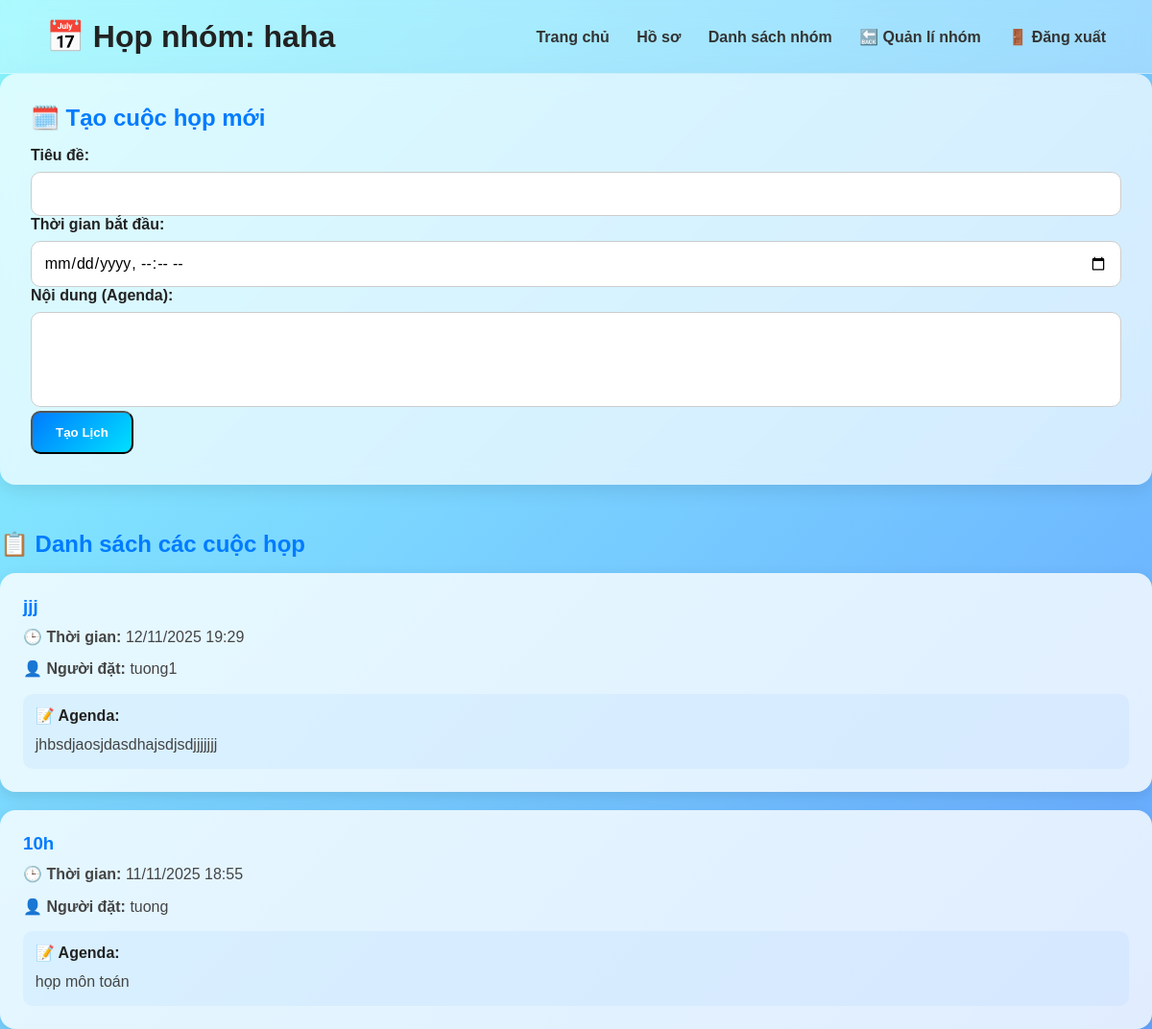
The app's page /index.php?page=group_meetings&group_id=4 (signed in) with its own data.
### tables this page shows
CREATE TABLE `groups` (
  `group_id` int(11) NOT NULL,
  `group_name` varchar(255) NOT NULL,
  `group_description` text DEFAULT NULL,
  `created_by_user_id` int(11) NOT NULL,
  `created_at` timestamp NOT NULL DEFAULT current_timestamp()
);

CREATE TABLE `meetings` (
  `meeting_id` int(11) NOT NULL,
  `group_id` int(11) NOT NULL,
  `meeting_title` varchar(255) NOT NULL,
  `start_time` datetime NOT NULL,
  `end_time` datetime DEFAULT NULL,
  `agenda` text DEFAULT NULL COMMENT 'Nội dung chuẩn bị họp',
  `minutes` text DEFAULT NULL COMMENT 'Biên bản họp',
  `action_items` text DEFAULT NULL COMMENT 'Các việc cần làm sau họp',
  `ai_summary` text DEFAULT NULL COMMENT 'AI tóm tắt (mô phỏng)',
  `created_by_user_id` int(11) NOT NULL,
  `created_at` timestamp NOT NULL DEFAULT current_timestamp()
);

CREATE TABLE `users` (
  `user_id` int(11) NOT NULL,
  `username` varchar(100) NOT NULL,
  `email` varchar(255) NOT NULL,
  `password_hash` varchar(255) NOT NULL,
  `profile_major` varchar(255) DEFAULT NULL,
  `profile_skills` text DEFAULT NULL,
  `profile_interests` text DEFAULT NULL,
  `profile_strengths` text DEFAULT NULL,
  `profile_weaknesses` text DEFAULT NULL,
  `profile_role_preference` varchar(255) DEFAULT NULL COMMENT 'Vai trò mong muốn',
  `created_at` timestamp NOT NULL DEFAULT current_timestamp()
);

### app/controllers/MeetingController.php (called while the page is built, shortened)
<?php
require_once 'app/models/Meeting.php';
require_once 'app/models/Group.php';
class MeetingController {
    private $meetingModel;
    private $groupModel;
    public function __construct($db) {
        $this->db = $db;
        $this->meetingModel = new Meeting($this->db);
        $this->groupModel = new Group($this->db);
    }
    public function index() {
        $group_id = (int)$_GET['group_id'];
        $group = $this->groupModel->getGroupById($group_id);
        $meetings = $this->meetingModel->getMeetingsByGroupId($group_id);
        require 'app/views/group_meetings.php';
    }
}
?>

### app/models/Group.php (called while the page is built, shortened)
<?php
class Group {
    private $db;
    public function __construct($db) {
        $this->db = $db;
    }
    public function getGroupById($group_id) {
        $sql = "SELECT * FROM groups WHERE group_id = ?";
        $stmt = $this->db->prepare($sql);
        $stmt->execute([$group_id]);
        return $stmt->fetch(PDO::FETCH_ASSOC);
    }
}
?>

### app/models/Meeting.php (called while the page is built, shortened)
<?php
class Meeting {
    private $db;
    public function __construct($db) {
        $this->db = $db;
    }
    public function getMeetingsByGroupId($group_id) {
        $sql = "SELECT m.*, u.username AS creator_name
                FROM meetings m
                JOIN users u ON m.created_by_user_id = u.user_id
                WHERE m.group_id = ?
                ORDER BY m.start_time DESC";
        $stmt = $this->db->prepare($sql);
        $stmt->execute([$group_id]);
        return $stmt->fetchAll(PDO::FETCH_ASSOC);
    }
}
?>

### app/views/group_meetings.php (the view, shortened to what this page needs)
<!DOCTYPE html>
<html lang="vi">
<head>
  <link rel="stylesheet" href="public/css/group_meetings.css">
</head>
<body>
  <header class="dashboard-header">
    <h1>📅 Họp nhóm: <span><?php echo htmlspecialchars($group['group_name']); ?></span></h1>
    <nav>
      <a href="index.php?page=dashboard">Trang chủ</a>
      <a href="index.php?page=profile">Hồ sơ</a>
      <a href="index.php?page=groups">Danh sách nhóm</a>
      <a href="index.php?page=group_details&id=<?php echo $group['group_id']; ?>">🔙 Quản lí nhóm</a>
      <a href="index.php?action=logout" class="logout-btn">🚪 Đăng xuất</a>
    </nav>
  </header>
  <main class="container">
    <section class="form-section">
      <h2>🗓️ Tạo cuộc họp mới</h2>
      <form action="index.php?action=create_meeting" method="POST">
        <div class="form-group">
          <label for="meeting_title">Tiêu đề:</label>
          <input type="text" id="meeting_title" name="meeting_title" required>
        </div>
        <div class="form-group">
          <label for="start_time">Thời gian bắt đầu:</label>
          <input type="datetime-local" id="start_time" name="start_time" required>
        </div>
        <div class="form-group">
          <label for="agenda">Nội dung (Agenda):</label>
          <textarea id="agenda" name="agenda" rows="4"></textarea>
        </div>
        <button type="submit" class="btn-primary">Tạo Lịch</button>
      </form>
    </section>
    <section class="list-section">
      <h2>📋 Danh sách các cuộc họp</h2>
      <?php if (empty($meetings)): ?>
        <p class="empty">Chưa có cuộc họp nào được đặt.</p>
      <?php else: ?>
        <div class="meeting-list">
          <?php foreach ($meetings as $meeting): ?>
            <div class="meeting-card">
              <h3>
                <a href="index.php?page=meeting_details&id=<?php echo $meeting['meeting_id']; ?>">
                  <?php echo htmlspecialchars($meeting['meeting_title']); ?>
                </a>
              </h3>
              <p><strong>🕒 Thời gian:</strong> <?php echo date('d/m/Y H:i', strtotime($meeting['start_time'])); ?></p>
              <p><strong>👤 Người đặt:</strong> <?php echo htmlspecialchars($meeting['creator_name']); ?></p>
              <div class="agenda"><strong>📝 Agenda:</strong>
                <pre><?php echo htmlspecialchars($meeting['agenda']); ?></pre>
              </div>
            </div>
          <?php endforeach; ?>
        </div>
      <?php endif; ?>
    </section>
  </main>
</body>
</html>

### public/css/group_meetings.css (style rules this page uses)
* { margin: 0; padding: 0; box-sizing: border-box; font-family: 'Poppins', sans-serif; }
body { color: #222; min-height: 100vh; background: linear-gradient(135deg, #89f7fe, #66a6ff); overflow-x: hidden; position: relative; }
.dashboard-header { display: flex; justify-content: space-between; align-items: center; padding: 1.2rem 3rem; backdrop-filter: blur(12px); background: rgba(255, 255, 255, 0.3); border-bottom: 1px solid rgba(255,255,255,0.4); position: sticky; top: 0; z-index: 10; }
nav a { margin-left: 1.5rem; text-decoration: none; color: #333; font-weight: 600; transition: 0.3s; }
.form-section { background: rgba(255,255,255,0.7); backdrop-filter: blur(10px); border-radius: 16px; padding: 2rem; box-shadow: 0 5px 20px rgba(0,0,0,0.1); animation: fadeIn 1s ease; }
.form-section h2 { margin-bottom: 1rem; color: #007bff; }
label { display: block; font-weight: 600; margin-bottom: 0.5rem; }
input, textarea { width: 100%; padding: 0.8rem; border-radius: 10px; border: 1px solid #ccc; font-size: 1rem; }
textarea { resize: none; }
.btn-primary { display: inline-block; background: linear-gradient(135deg, #007bff, #00e0ff); color: white; padding: 0.8rem 1.5rem; border-radius: 10px; font-weight: 600; transition: all 0.3s ease; }
.list-section { margin-top: 3rem; }
.list-section h2 { color: #007bff; margin-bottom: 1rem; }
.meeting-list { display: grid; gap: 1.2rem; }
.meeting-card { background: rgba(255,255,255,0.8); border-radius: 16px; padding: 1.5rem; box-shadow: 0 5px 15px rgba(0,0,0,0.1); transition: all 0.3s ease; }
.meeting-card h3 a { color: #007bff; text-decoration: none; }
.meeting-card p, .meeting-card pre { color: #444; margin-top: 0.5rem; line-height: 1.6; }
.agenda { background: rgba(0,123,255,0.05); padding: 0.8rem; border-radius: 10px; margin-top: 0.8rem; }

### records on screen
groups: group_name "haha"
meetings: meeting_title "jjj", start_time "12/11/2025 19:29", created_by_user.username "tuong1", agenda "jhbsdjaosjdasdhajsdjsdjjjjjjj"
meetings: meeting_title "10h", start_time "11/11/2025 18:55", created_by_user.username "tuong", agenda "họp môn toán"
